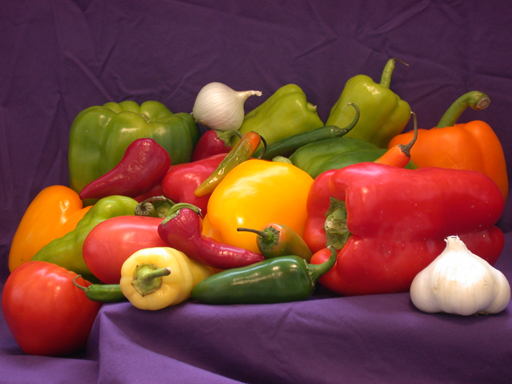
#> input picture images/peppers.png, 512 x 384 px, found by its file name
$ python main.py
#> lines starting #> are read from the running program, lines starting #| are printed output that depends on the picture; after the words box and inside, x2 and y2 are one past the last pixel; in counts of white or black regions, pixels touching at a corner belong together
# # geçen hafta slayt sonu ödevin kodu çözümü
import cv2
import numpy as np

I=cv2.imread('./images/peppers.png',1)
#> I is the input picture: shape (384, 512, 3); mean B, G, R 57.6, 66.4, 120.8
I2=(I[:,:,0]>220) & (I[:,:,1]>220) & (I[:,:,2]>220)
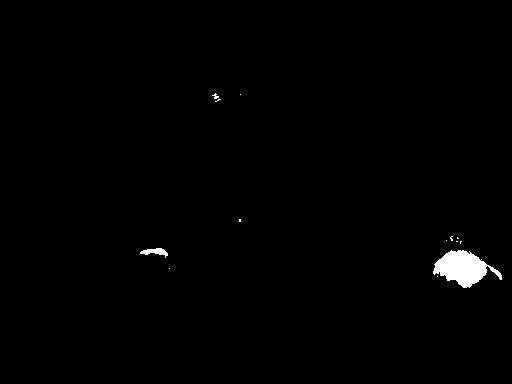
#> I2: shape (384, 512) bool; 0.82% white; 13 white regions (10 under 20 px), largest, box (x1, y1, x2, y2) and area: (433, 250, 502, 288) 1418, (140, 248, 168, 258) 137, (212, 93, 219, 99) 20
print(I2.dtype)
#| bool
I3=np.uint8(I2)*255
I4=cv2.morphologyEx(I3,cv2.MORPH_OPEN,cv2.getStructuringElement(cv2.MORPH_ELLIPSE,(10,10)))
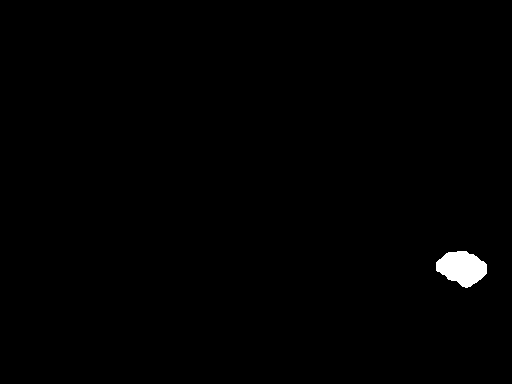
#> I4: shape (384, 512); 0.66% white; 1 white region, box (x1, y1, x2, y2) and area: (436, 251, 487, 288) 1297
indis=np.bool_(I4)
Icopy=I.copy()
Icopy[indis,0]=200
Icopy[indis,1]=214
Icopy[indis,2]=48
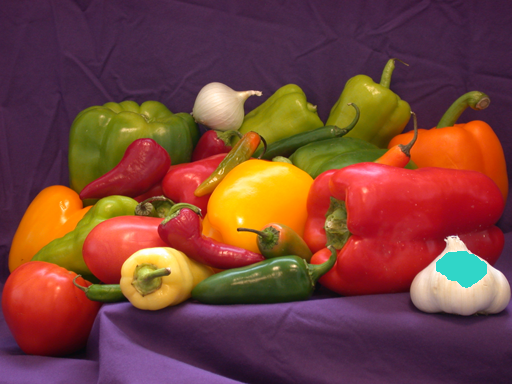
#> Icopy: shape (384, 512, 3); mean B, G, R 57.3, 66.2, 119.4
# 48 214 200 rgb
xy=np.column_stack(np.where(I4>0))
#> xy = 1297 pairs, first value 251 to 287, second value 436 to 486
I_last=Icopy[np.min(xy[:,0]):np.max(xy[:,0]+1),np.min(xy[:,1]):np.max(xy[:,1]+1)]
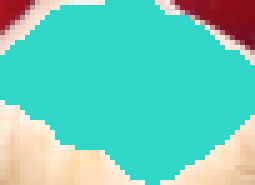
#> I_last: shape (37, 51, 3) (shown 5 times larger); mean B, G, R 187.8, 203.2, 103.4
cv2.imshow('I',I)
cv2.imshow('I3',I3)
cv2.imshow('I4',I4)
cv2.imshow('Icopy',Icopy)
cv2.imshow('I crop',I_last)
cv2.waitKey()
cv2.destroyAllWindows()

$ run again, with images/VisneFidani.jpeg saved as images/peppers.png
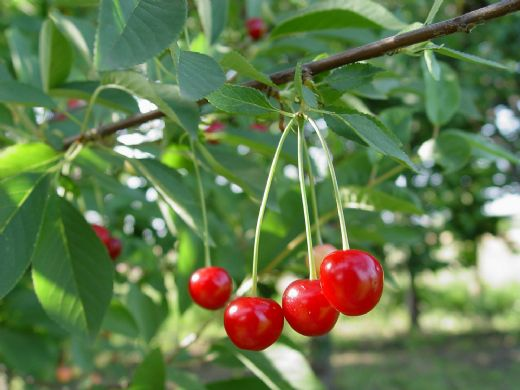
#> input picture images/VisneFidani.jpeg, 520 x 390 px, found by its file name
#> I is the input picture: shape (390, 520, 3); mean B, G, R 76.5, 122.4, 99
#> `I2=(I[:,:,0]>220) & (I[:,:,1]>220) & (I[:,:,2]>220)`:
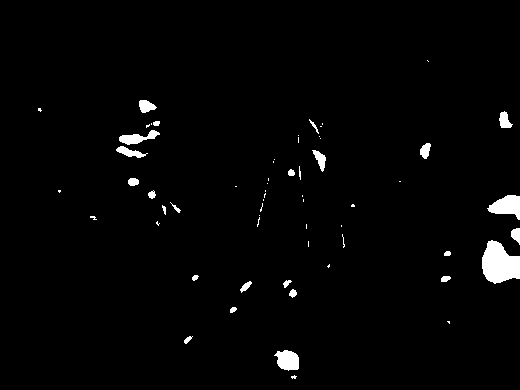
#> I2: shape (390, 520) bool; 2% white; 61 white regions (35 under 20 px), largest, box (x1, y1, x2, y2) and area: (482, 240, 520, 284) 1182, (487, 195, 520, 220) 503, (274, 350, 299, 371) 385
#| bool
#> I4: shape (390, 520); 1.1% white; 6 white regions, box (x1, y1, x2, y2) and area: (483, 241, 520, 284) 1152, (491, 196, 520, 217) 480, (279, 351, 300, 371) 365, (141, 101, 152, 113) 108, (129, 135, 140, 145) 93, (512, 229, 520, 242) 89
#> xy = 2287 pairs, first value 101 to 370, second value 129 to 519
#> `I_last=Icopy[np.min(xy[:,0]):np.max(xy[:,0]+1),np.min(xy[:,1]):np.max(..`:
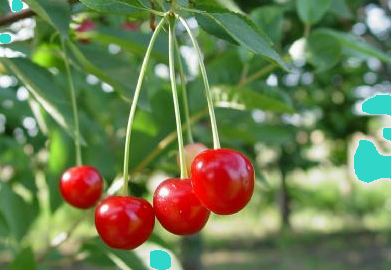
#> I_last: shape (270, 391, 3); mean B, G, R 81.5, 125.5, 109.8
